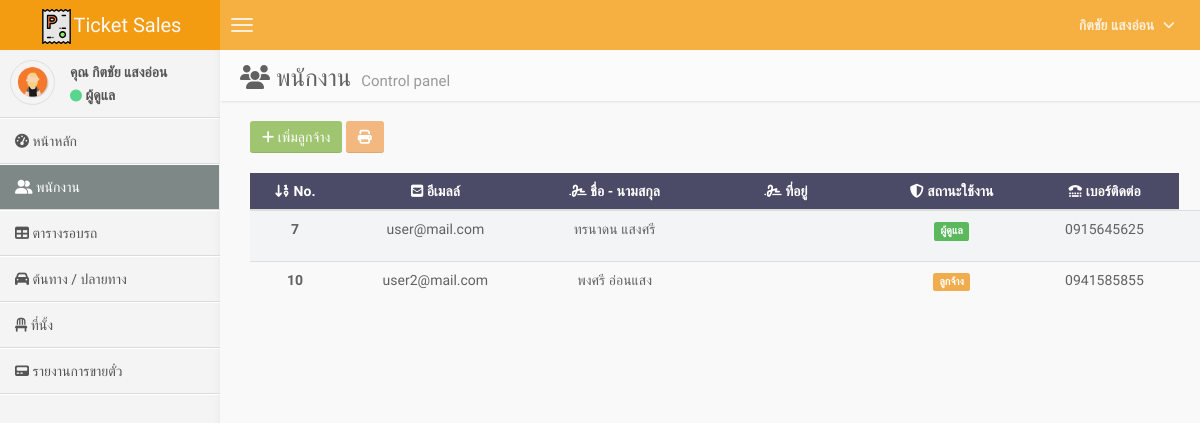
Page /employee.php (signed in) on the earlier database version.
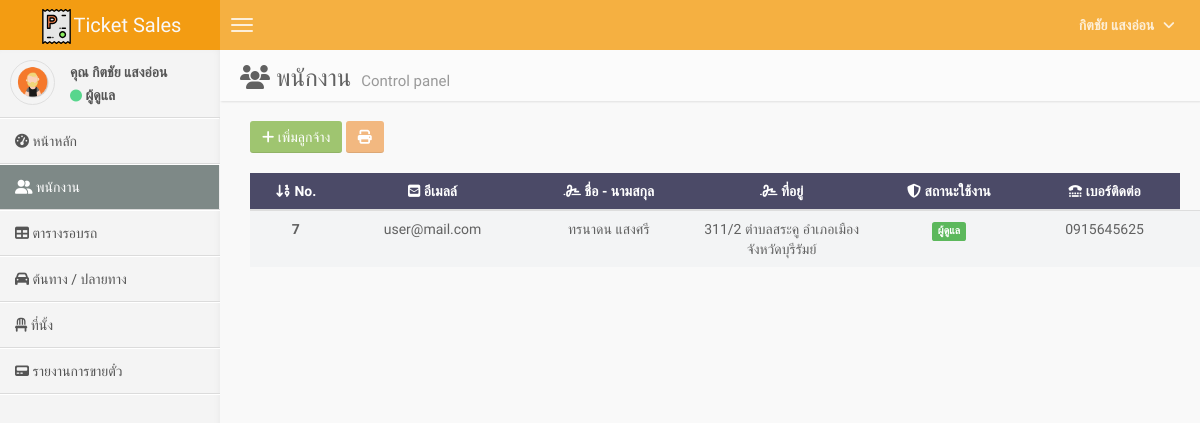
Same page on the later database version.
### tables this page shows
CREATE TABLE `tb_user` (
  `u_id` int(11) NOT NULL,
  `u_email` varchar(70) NOT NULL,
  `u_password` varchar(280) NOT NULL,
  `u_first_name` varchar(180) NOT NULL,
  `u_last_name` varchar(80) NOT NULL,
  `u_address` varchar(300) NOT NULL,
  `u_role` int(11) NOT NULL DEFAULT 0,
  `u_tel` varchar(10) NOT NULL
);

### employee.php (the view, shortened to what this page needs)
<?php
require "connect.php";
$id = $_SESSION["user_id"];
$role = $_SESSION["user_role"];
$SQL = "SELECT * FROM tb_user WHERE u_id = '{$id}'";
$objQuery = mysqli_query($con, $SQL);
$user = mysqli_fetch_assoc($objQuery);
$SQL = "SELECT * FROM tb_user WHERE u_id != '{$id}'";
$objUserAll = mysqli_query($con, $SQL);
?>
<!DOCTYPE html>
<html>
<head>
    <link href="css/bootstrap.min.css" rel="stylesheet" type="text/css" />
    <link rel="stylesheet" href="node_modules\@fortawesome\fontawesome-free\css\all.min.css">
    <link href="css/AdminLTE.css" rel="stylesheet" type="text/css" />
    <link href="css/Custom.css" rel="stylesheet" type="text/css" />
</head>
<body class="skin-blue">
    <header class="header">
        <a href="index.php" class="logo">
            <img src="svg/parking_ticket.svg" width="35px" height="35px"/>Ticket Sales
        </a>
        <nav class="navbar navbar-static-top" role="navigation">
            <a href="#" class="navbar-btn sidebar-toggle" data-toggle="offcanvas" role="button">
                <span class="icon-bar"></span>
                <span class="icon-bar"></span>
                <span class="icon-bar"></span>
            </a>
            <div class="navbar-right">
                <ul class="nav navbar-nav">
                    <li class="dropdown user user-menu">
                        <a href="#" class="dropdown-toggle" data-toggle="dropdown">
                            <span> <?= $user["u_first_name"] . " " . $user["u_last_name"] ?></span>
                            <i class="fas fa-angle-down" style="font-size: 14px;margin-left: 5px;"></i>
                        </a>
                    </li>
                </ul>
            </div>
        </nav>
    </header>
    <div class="wrapper row-offcanvas row-offcanvas-left">
        <aside class="left-side sidebar-offcanvas">
            <section class="sidebar">
                <div class="user-panel">
                    <div class="pull-left image">
                        <img src="img/user1.png" class="img-circle" alt="User Image" />
                    </div>
                    <div class="pull-left info">
                        <p>คุณ <?= $user["u_first_name"] . " " . $user["u_last_name"] ?> </p>
                        <div>
                            <i class="fas fa-circle" style="font-size: 12px;color:#58D68D"></i>
                            <?= $role == 1 ? "ผู้ดูแล" : "พนักงาน" ?>
                        </div>
                    </div>
                </div>
                <?php require "navigation.php" ?>
            </section>
        </aside>
        <aside class="right-side">
            <section class="content-header">
                <h1 style="color: #616161;">
                    <i class="fas fa-users"></i> พนักงาน
                    <small>Control panel</small>
                </h1>
            </section>
            <section class="content">
                <div class="container" style="margin-bottom: 10px;">
                    <a href="add_emp.php">
                        <button class="btn btn-success">
                            <i class="fas fa-plus"></i>
                            เพิ่มลูกจ้าง
                        </button>
                    </a>
                    <button class="btn btn-warning" onclick="listUser()">
                        <i class="fas fa-print"></i>
                    </button>
                </div>
                <div class="container" style="overflow-x: auto;">
                    <table class="table table-striped text-center" style="margin-top: 10px;box-sizing: border-box;">
                        <thead class="thead-dark" style="background-color: #4B4A67;color:white">
                            <tr>
                                <th scope="col">
                                    <i class="fas fa-sort-numeric-down"></i>
                                    No.
                                </th>
                                <th scope="col">
                                    <i class="fas fa-envelope-square"></i>
                                    อีเมลล์
                                </th>
                                <th scope="col">
                                    <i class="fas fa-signature"></i>
                                    ชื่อ - นามสกุล
                                </th>
                                <th scope="col">
                                    <i class="fas fa-signature"></i>
                                    ที่อยู่
                                </th>
                                <th scope="col">
                                    <i class="fas fa-shield-alt"></i>
                                    สถานะใช้งาน
                                </th>
                                <th scope="col">
                                    <i class="fas fa-tty"></i>
                                    เบอร์ติดต่อ
                                </th>
                            </tr>
                        </thead>
                        <tbody style="color: #616161;">
                            <?php while($row = mysqli_fetch_assoc($objUserAll)): ?>
                                <tr>
                                    <th scope="row"><?= $row["u_id"]?></th>
                                    <td><?= $row["u_email"]?></td>
                                    <td><?= $row["u_first_name"] ." ". $row["u_last_name"] ?></td>
                                    <td style="width: 175px;word-wrap: break-word;"><?= $row["u_address"] ?></td>
                                    <td><?= $row["u_role"] == 0? "<p class='label label-warning'>ลูกจ้าง</p>":"<p class='label label-success'>ผู้ดูแล</p>" ?></td>
                                    <td><?= $row["u_tel"]?></td>
                                    <td>
                                    </td>
                                </tr>
                            <?php endwhile; ?>
                        </tbody>
                    </table>
                </div>
            </section>
        </aside>
    </div>
</body>
</html>

### navigation.php (shortened to what this page needs)
<?php
    $url = $_SERVER['REQUEST_URI'];
    $currentIndex = !strpos($url, "employee")
                    && !strpos($url, "round_out")
                    && !strpos($url, "pad")
                    && !strpos($url, "ticket_sales")
                    && !strpos($url, "add_emp")
                    && !strpos($url, "start_end")
                    && !strpos($url, "edit_profile")
?>
<ul class="sidebar-menu">
    <?php if ($role == 1) { ?>
    <li class="<?= $currentIndex? 'active':null ?>">
        <a href="index.php">
            <i class="fas fa-tachometer-alt" style="font-size: 14px;"></i>
            <span> หน้าหลัก</span>
        </a>
    </li>
    <li class="<?= strpos($url, "employee") || strpos($url, "add_emp")? 'active':null?>">
        <a href="employee.php">
            <i class="fas fa-user-friends" style="font-size: 14px;"></i>
            <span> พนักงาน</span>
        </a>
    </li>
    <li class="<?= strpos($url, "round_out")? 'active':null?>">
        <a href="round_out.php">
            <i class="fas fa-table" style="font-size: 14px;"></i>
            <span> ตารางรอบรถ</span>
        </a>
    </li>
    <li class="<?= strpos($url, "start_end")? 'active':null?>">
        <a href="start_end.php">
            <i class="fas fa-car" style="font-size: 14px;"></i>
            <span> ต้นทาง / ปลายทาง</span>
        </a>
    </li>
    <li class="<?= strpos($url, "pad")? 'active':null?>">
        <a href="pad.php">
            <i class="fas fa-chair" style="font-size: 14px;"></i>
            <span> ที่นั้ง</span>
        </a>
    </li>
    <li class="<?= strpos($url, "ticket_sales")? 'active':null?>">
        <a href="ticket_sales.php">
            <i class="fas fa-pager" style="font-size: 14px;"></i>
            <span> รายงานการขายตั๋ว</span>
        </a>
    </li>
    <?php } ?>
</ul>

### css/custom.css (style rules this page uses)
.skin-blue .navbar { background-color: #F5B041 !important; }
.skin-blue .logo { background-color: #F39C12 !important; color: #f9f9f9 !important; }
.btn.btn-warning { background-color: #F2B880 !important; border: none !important; }
.btn.btn-success { background-color: #9fc570 !important; border: none !important; }
.active a { background-color: #7E8987 !important; color: white !important; }

Differences in the rows shown:
removed tb_user: u_id "10", u_email "user2@mail.com", u_first_name "พงศรี", u_last_name "อ่อนแสง", u_role "ลูกจ้าง", u_tel "0941585855"
changed tb_user "user@mail.com": u_address (not shown) → "311/2 ตำบลสระคู อำเภอเมือง จังหวัดบุรีรัมย์"
